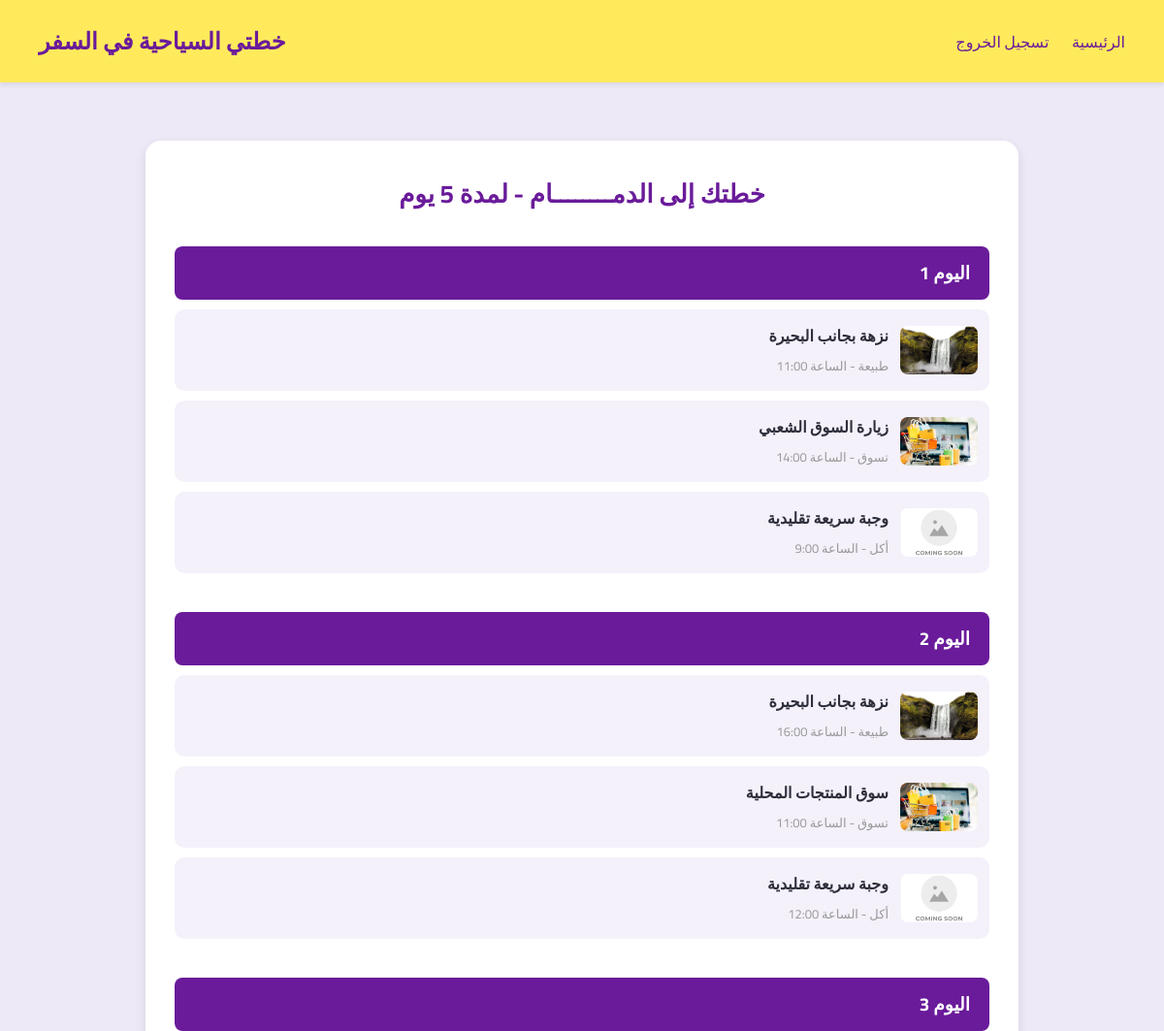
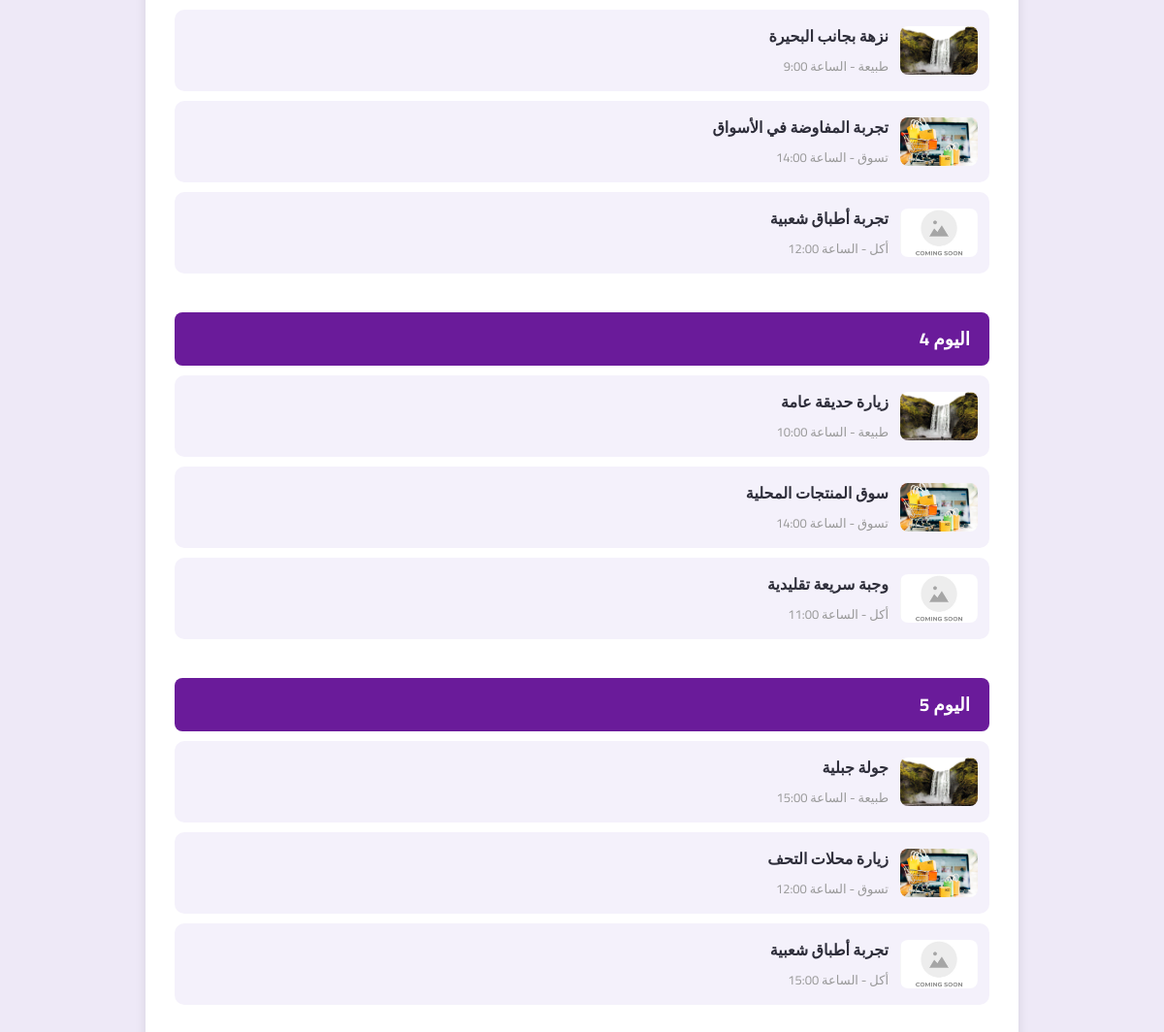
Page /view_plan.php?plan_id=7 (signed in) on the committed database (2 pictures, top to bottom).
### tables this page shows
CREATE TABLE IF NOT EXISTS `plans` (
  `id` int NOT NULL AUTO_INCREMENT,
  `user_id` int DEFAULT NULL,
  `city` varchar(100) DEFAULT NULL,
  `days_count` int DEFAULT NULL,
  `preferences` text,
  `created_at` timestamp NULL DEFAULT CURRENT_TIMESTAMP,
  PRIMARY KEY (`id`)
);

CREATE TABLE IF NOT EXISTS `activities` (
  `id` int NOT NULL AUTO_INCREMENT,
  `plan_day_id` int DEFAULT NULL,
  `title` varchar(255) DEFAULT NULL,
  `category` varchar(100) DEFAULT NULL,
  `suggested_time` varchar(20) DEFAULT NULL,
  `location_url` text,
  PRIMARY KEY (`id`)
);

### view_plan.php (the view, shortened to what this page needs)
 <?php
require 'includes/db.php';
$plan_id = $_GET['plan_id'] ?? null;
$stmt = $pdo->prepare("SELECT * FROM plans WHERE id = ? AND user_id = ?");
$stmt->execute([$plan_id, $_SESSION['user_id']]);
$plan = $stmt->fetch();
$stmt = $pdo->prepare("SELECT * FROM plan_days WHERE plan_id = ? ORDER BY day_number");
$stmt->execute([$plan_id]);
$days = $stmt->fetchAll();
$day_activities = [];
foreach ($days as $day) {
  $stmt = $pdo->prepare("SELECT * FROM activities WHERE plan_day_id = ?");
  $stmt->execute([$day['id']]);
  $day_activities[$day['day_number']] = $stmt->fetchAll();
}
$category_images = [
  'جبلية'     => 'mountain.jpg',
  'بحيرة'     => 'beach.jpg',
    'متاحف'     => 'MM.jpg',
  'مطاعم'     => 'restaurant.jpg',
  'منتزهات'   => 'park.jpg',
  'تسوق'      => 'shopping.jpg',
  'ثقافية'    => 'culture.jpg',
  'عامة'      => 'public.jpg',
  'شلال'        => 'waterfull.jpg',
  'طبيعة'        => 'waterfull.jpg',
  'أخرى'      => 'default.jpg'
];
?>
<!DOCTYPE html>
<html lang="ar" dir="rtl">
<head>
  <link rel="stylesheet" href="CSS/style.css">
  <link rel="stylesheet" href="CSS/style_view_plan.css">
</head>
<body>
<?php include 'includes/header.php' ?>
<div class="plan-container">
  <h2>خطتك إلى <?= htmlspecialchars($plan['city']) ?> - لمدة <?= $plan['days_count'] ?> يوم</h2>
  <?php foreach ($day_activities as $day => $activities): ?>
    <div class="day-section">
      <h3>اليوم <?= $day ?></h3>
      <ul class="activities">
        <?php foreach ($activities as $activity): ?>
          <?php
            $category = $activity['category'];
            $image_name = $category_images[$category] ?? 'default.jpg';
          ?>
          <li class="activity-item">
            <img src="image/categories/<?= $image_name ?>" alt="صورة النشاط" class="activity-img" onclick="zoomImage(this)">
            <div class="activity-details">
              <strong><?= htmlspecialchars($activity['title']) ?></strong><br>
              <span class="label"><?= $activity['category'] ?> - الساعة <?= $activity['suggested_time'] ?></span>
            </div>
          </li>
        <?php endforeach; ?>
      </ul>
    </div>
  <?php endforeach; ?>
</div>
</body>
</html>

### includes/header.php
<header>
  <div class="logo">  خطتي السياحية في السفر</div>
  <nav>
    <a href="home.php">الرئيسية</a>
    <a href="logout.php">تسجيل الخروج</a>
  </nav>
</header>

### CSS/style.css (style rules this page uses)
* { box-sizing: border-box; margin: 0; padding: 0; }
body { font-family: 'Cairo', sans-serif; background-color: #eee9f7; color: #2e2e3a; direction: rtl; }
a { text-decoration: none; transition: 0.3s; }
header, footer { background-color: #ffea5c; padding: 20px 40px; box-shadow: 0 2px 6px rgba(0,0,0,0.1); }
header { display: flex; direction: ltr; justify-content: space-between; align-items: center; }
nav a { margin-left: 20px; color: #6a1b9a; font-weight: 500; }
.logo { font-size: 24px; font-weight: 700; color: #6a1b9a; }
h2 { font-size: 26px; margin-bottom: 30px; color: #6a1b9a; }

### CSS/style_view_plan.css (style rules this page uses)
.plan-container { max-width: 900px; margin: 60px auto; background-color: #ffffff; padding: 30px; border-radius: 16px; box-shadow: 0 4px 12px rgba(0,0,0,0.1); }
.plan-container h2 { color: #6a1b9a; text-align: center; margin-bottom: 30px; }
.day-section { margin-bottom: 40px; }
.day-section h3 { background-color: #6a1b9a; color: white; padding: 10px 20px; border-radius: 8px; }
ul.activities { list-style: none; padding: 0; margin: 0; }
ul.activities li { background-color: #f4f1fb; padding: 12px; border-radius: 10px; margin-top: 10px; font-size: 16px; }
.label { color: #999; font-size: 13px; }

### view_plan.php (style rules this page uses)
.plan-container { max-width: 900px; margin: 60px auto; background-color: #ffffff; padding: 30px; border-radius: 16px; box-shadow: 0 4px 12px rgba(0,0,0,0.1); }
.plan-container h2 { color: #6a1b9a; text-align: center; margin-bottom: 30px; }
.day-section { margin-bottom: 40px; }
.day-section h3 { background-color: #6a1b9a; color: white; padding: 10px 20px; border-radius: 8px; }
ul.activities { list-style: none; padding: 0; margin: 0; }
.activity-item { display: flex; align-items: center; gap: 12px; padding: 12px; background-color: #f4f1fb; border-radius: 10px; margin-top: 10px; position: relative; cursor: pointer; }
.activity-img { width: 80px; height: 50px; border-radius: 8px; object-fit: cover; transition: transform 0.3s ease; }
.activity-details { flex-grow: 1; }
.label { color: #999; font-size: 13px; }

### rows in the picture
plans: city "الدمــــــــام", days_count "5"
activities: title "نزهة بجانب البحيرة", category "طبيعة", suggested_time "11:00"
activities: title "زيارة السوق الشعبي", category "تسوق", suggested_time "14:00"
activities: title "وجبة سريعة تقليدية", category "أكل", suggested_time "9:00"
activities: title "نزهة بجانب البحيرة", category "طبيعة", suggested_time "16:00"
activities: title "سوق المنتجات المحلية", category "تسوق", suggested_time "11:00"
activities: title "وجبة سريعة تقليدية", category "أكل", suggested_time "12:00"
activities: title "نزهة بجانب البحيرة", category "طبيعة", suggested_time "9:00"
activities: title "تجربة المفاوضة في الأسواق", category "تسوق", suggested_time "14:00"
activities: title "تجربة أطباق شعبية", category "أكل", suggested_time "12:00"
activities: title "زيارة حديقة عامة", category "طبيعة", suggested_time "10:00"
activities: title "سوق المنتجات المحلية", category "تسوق", suggested_time "14:00"
activities: title "وجبة سريعة تقليدية", category "أكل", suggested_time "11:00"
activities: title "جولة جبلية", category "طبيعة", suggested_time "15:00"
activities: title "زيارة محلات التحف", category "تسوق", suggested_time "12:00"
activities: title "تجربة أطباق شعبية", category "أكل", suggested_time "15:00"

### other values in the picture
$day "1"
$day "2"
$day "3"
$day "4"
$day "5"
